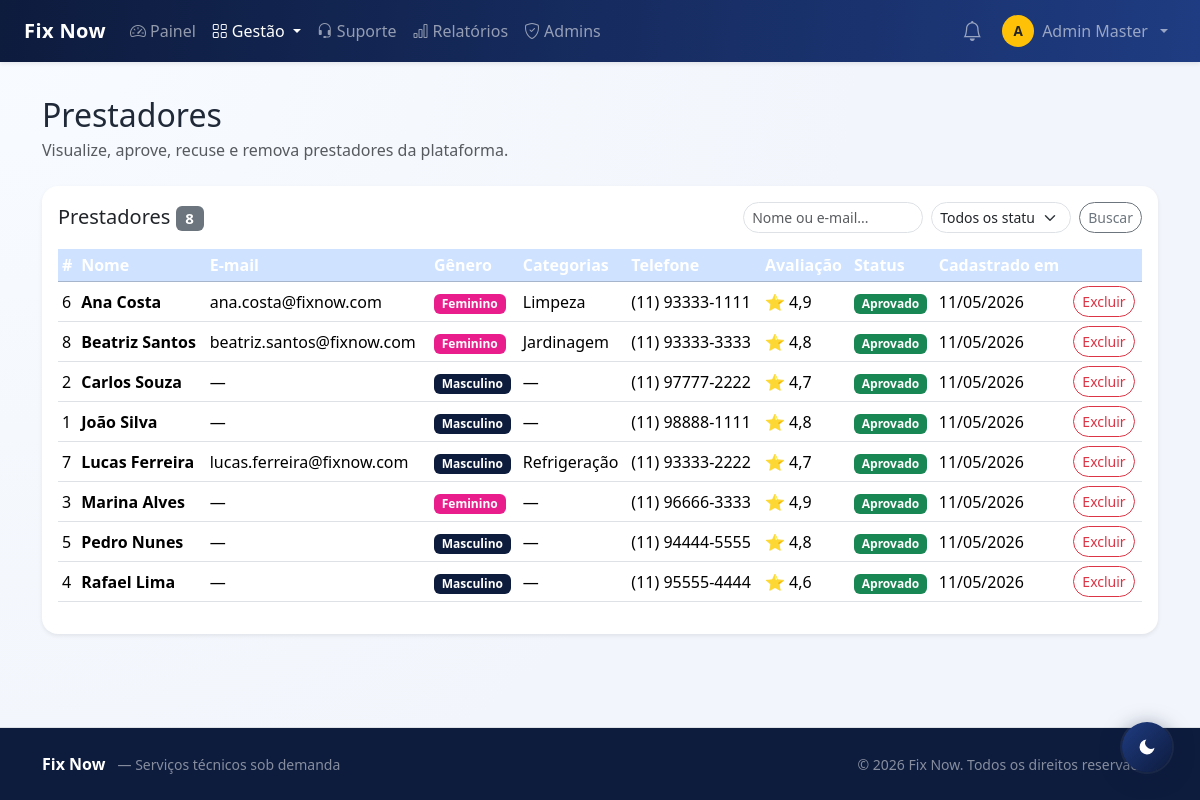
The app's page /view/admin/prestadores.php (signed in) with its own data.
### tables this page shows
CREATE TABLE IF NOT EXISTS tecnico (
  id               INT AUTO_INCREMENT PRIMARY KEY,
  nome             VARCHAR(120) NOT NULL,
  email            VARCHAR(150) NULL UNIQUE,
  senha            VARCHAR(255) NULL,
  cpf              CHAR(11) NULL UNIQUE,
  especialidade    VARCHAR(100) NULL DEFAULT NULL,
  telefone         VARCHAR(20) NOT NULL,
  genero           ENUM('Feminino','Masculino','Outro') NOT NULL DEFAULT 'Masculino',
  foto_perfil      VARCHAR(255) NOT NULL,
  documento_path   VARCHAR(255) NULL,
  avaliacao_media  DECIMAL(3,2) DEFAULT 0.00,
  ativo            TINYINT(1) NOT NULL DEFAULT 1,
  status_cadastro  ENUM('Pendente','Aprovado','Recusado') NOT NULL DEFAULT 'Pendente',
  destaque         TINYINT(1) NOT NULL DEFAULT 0,
  criado_em        TIMESTAMP DEFAULT CURRENT_TIMESTAMP
);

### view/admin/prestadores.php (the view, shortened to what this page needs)
<?php
require_once __DIR__ . '/_navbar.php';
$navbarHtml = ob_get_clean();
$filtro       = trim($_GET['busca'] ?? '');
$where = [];
$params = [];
$whereSQL = $where ? 'WHERE ' . implode(' AND ', $where) : '';
$stmt = $pdo->prepare("
    SELECT t.id, t.nome, t.email, t.telefone, t.genero, t.avaliacao_media,
           t.ativo, t.status_cadastro, t.destaque, t.criado_em, t.documento_path,
           (SELECT GROUP_CONCAT(cat.nome ORDER BY cat.nome SEPARATOR ', ')
            FROM servico s INNER JOIN categoria cat ON cat.id=s.categoria_id
            WHERE s.tecnico_id=t.id AND s.ativo=1) AS categorias_servico
    FROM tecnico t $whereSQL
    ORDER BY t.status_cadastro ASC, t.nome ASC
");
$stmt->execute($params);
$tecnicos = $stmt->fetchAll();
?>
<!DOCTYPE html>
<html lang="pt-BR">
<head>
  <link href="https://cdn.jsdelivr.net/npm/bootstrap@5.3.3/dist/css/bootstrap.min.css" rel="stylesheet">
  <link href="../../assets/css/style.css" rel="stylesheet">
</head>
<body>
<?= $navbarHtml ?>
<main class="container py-5 mt-5">
  <h2 class="mb-1">Prestadores</h2>
  <p class="text-muted mb-4">Visualize, aprove, recuse e remova prestadores da plataforma.</p>
  <div class="card shadow-sm border-0">
    <div class="card-body">
      <div class="d-flex justify-content-between align-items-center mb-3 flex-wrap gap-2">
        <h5 class="mb-0">Prestadores <span class="badge bg-secondary"><?= count($tecnicos) ?></span></h5>
        <form method="get" class="d-flex gap-2 flex-wrap">
          <input type="text" name="busca" class="form-control form-control-sm" placeholder="Nome ou e-mail..."
            value="<?= htmlspecialchars($filtro) ?>" style="width:180px;">
          <select name="status" class="form-select form-select-sm" style="width:140px;">
            <option value="">Todos os status</option>
          </select>
          <button class="btn btn-sm btn-outline-secondary">Buscar</button>
        </form>
      </div>
      <?php if (!$tecnicos): ?>
        <p class="text-muted mb-0">Nenhum prestador encontrado.</p>
      <?php else: ?>
        <div class="table-responsive">
          <table class="table table-hover align-middle table-sm">
            <thead class="table-primary">
              <tr>
                <th>#</th><th>Nome</th><th>E-mail</th><th>Gênero</th><th>Categorias</th><th>Telefone</th>
                <th>Avaliação</th><th>Status</th><th>Cadastrado em</th><th></th>
              </tr>
            </thead>
            <tbody>
            <?php foreach ($tecnicos as $t):
              $badgeSt = match($t['status_cadastro']) { 'Aprovado'=>'success','Pendente'=>'warning text-dark',default=>'danger' };
            ?>
              <tr>
                <td><?= (int)$t['id'] ?></td>
                <td class="fw-semibold"><?= htmlspecialchars($t['nome']) ?></td>
                <td><?= htmlspecialchars($t['email'] ?? '—') ?></td>
                <td>
                  <?php
                    $genBadge = match($t['genero'] ?? '') {
                      'Feminino'  => 'bg-pink text-white',
                      'Masculino' => 'bg-primary',
                      default     => 'bg-secondary'
                    };
                  ?>
                  <span class="badge <?= $genBadge ?>"><?= htmlspecialchars($t['genero'] ?? '—') ?></span>
                </td>
                <td><?= htmlspecialchars($t['categorias_servico'] ?? '—') ?></td>
                <td><?= htmlspecialchars($t['telefone']) ?></td>
                <td>⭐ <?= number_format((float)$t['avaliacao_media'], 1, ',', '.') ?></td>
                <td><span class="badge bg-<?= $badgeSt ?>"><?= htmlspecialchars($t['status_cadastro']) ?></span></td>
                <td><?= date('d/m/Y', strtotime($t['criado_em'])) ?></td>
                <td>
                  <div class="d-flex gap-1 flex-wrap">
                    <form method="post" class="d-inline" onsubmit="return confirm('Excluir este prestador e todos os seus dados?');">
                      <button class="btn btn-sm btn-outline-danger">Excluir</button>
                    </form>
                  </div>
                </td>
              </tr>
            <?php endforeach; ?>
            </tbody>
          </table>
        </div>
      <?php endif; ?>
    </div>
  </div>
</main>
<?php require_once __DIR__ . '/../../includes/footer.php'; ?>
</body>
</html>

### assets/css/style.css (style rules this page uses)
:root { --fix-blue: #0d1b3d; --fix-blue-soft: #1f3c82; --fix-orange: #ff7a00; --fix-orange-soft: #ff9f43; --fix-bg: #f2f5fb; --fix-card: #ffffff; --fix-text: #1f2937; --fix-muted: #677489; --fix-shadow: 0 14px 32px rgba(15, 37, 84, 0.1); --fix-radius: 1rem; }
html, body { height: 100%; }
body { min-height: 100vh; display: flex; flex-direction: column; background: radial-gradient(circle at top left, #f8fbff, var(--fix-bg) 60%); color: var(--fix-text); }
main { flex: 1 0 auto; }
.bg-primary, .table-primary { background-color: var(--fix-blue) !important; }
.table-primary th { color: #fff; }
.btn, .form-control, .form-select, .card { border-radius: var(--fix-radius); transition: all 0.22s ease; }
.card { border: 1px solid #e9eef8; box-shadow: var(--fix-shadow); background: var(--fix-card); }

### view/admin/prestadores.php (style rules this page uses)
.bg-pink { background-color: #e91e8c !important; }

### records on screen
tecnico: id "6", nome "Ana Costa", email "ana.costa@fixnow.com", genero "Feminino", categorias_servico "Limpeza", telefone "(11) 93333-1111", avaliacao_media "4,9", status_cadastro "Aprovado", criado_em "11/05/2026"
tecnico: id "8", nome "Beatriz Santos", email "beatriz.santos@fixnow.com", genero "Feminino", categorias_servico "Jardinagem", telefone "(11) 93333-3333", avaliacao_media "4,8", status_cadastro "Aprovado", criado_em "11/05/2026"
tecnico: id "2", nome "Carlos Souza", email "—", genero "Masculino", categorias_servico "—", telefone "(11) 97777-2222", avaliacao_media "4,7", status_cadastro "Aprovado", criado_em "11/05/2026"
tecnico: id "1", nome "João Silva", email "—", genero "Masculino", categorias_servico "—", telefone "(11) 98888-1111", avaliacao_media "4,8", status_cadastro "Aprovado", criado_em "11/05/2026"
tecnico: id "7", nome "Lucas Ferreira", email "lucas.ferreira@fixnow.com", genero "Masculino", categorias_servico "Refrigeração", telefone "(11) 93333-2222", avaliacao_media "4,7", status_cadastro "Aprovado", criado_em "11/05/2026"
tecnico: id "3", nome "Marina Alves", email "—", genero "Feminino", categorias_servico "—", telefone "(11) 96666-3333", avaliacao_media "4,9", status_cadastro "Aprovado", criado_em "11/05/2026"
tecnico: id "5", nome "Pedro Nunes", email "—", genero "Masculino", categorias_servico "—", telefone "(11) 94444-5555", avaliacao_media "4,8", status_cadastro "Aprovado", criado_em "11/05/2026"
tecnico: id "4", nome "Rafael Lima", email "—", genero "Masculino", categorias_servico "—", telefone "(11) 95555-4444", avaliacao_media "4,6", status_cadastro "Aprovado", criado_em "11/05/2026"

### other values on screen
$_navInicial "A"
$adminNome "Admin Master"
count($tecnicos) "8"
